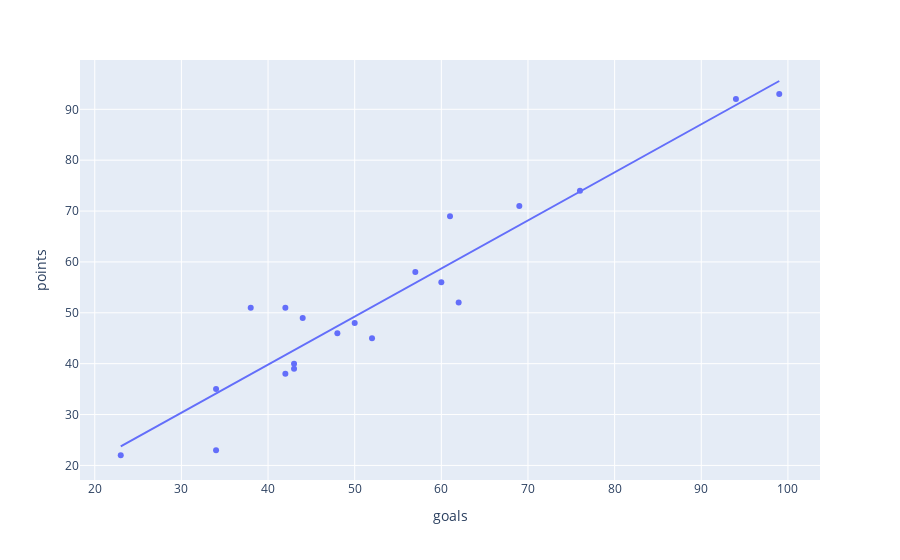

Write notebook code for a chart like this one.
### Markdown cell above
## Visualize data with scatter plot

### Code cell
import plotly.express as px

px.scatter(df, x='goals', y='points', trendline='ols')

### Figure 1 — Plotly figure (JSON) as saved in the notebook; plotly's stock layout.template omitted (floating-point values rounded to 4 significant figures)
{"data": [{"hovertemplate": "goals=%{x}<br>points=%{y}<extra></extra>", "legendgroup": "", "marker": {"color": "#636efa", "symbol": "circle"}, "mode": "markers", "name": "", "orientation": "v", "showlegend": false, "type": "scatter", "x": [99, 94, 76, 69, 61, 57, 60, 62, 42, 38, 44, 50, 48, 52, 43, 43, 42, 34, 34, 23], "xaxis": "x", "y": [93, 92, 74, 71, 69, 58, 56, 52, 51, 51, 49, 48, 46, 45, 40, 39, 38, 35, 23, 22], "yaxis": "y"}, {"hovertemplate": "<b>OLS trendline</b><br>points = 0.945271 * goals + 1.98071<br>R<sup>2</sup>=0.903610<br><br>goals=%{x}<br>points=%{y} <b>(trend)</b><extra></extra>", "legendgroup": "", "marker": {"color": "#636efa", "symbol": "circle"}, "mode": "lines", "name": "", "showlegend": false, "type": "scatter", "x": [23, 34, 34, 38, 42, 42, 43, 43, 44, 48, 50, 52, 57, 60, 61, 62, 69, 76, 94, 99], "xaxis": "x", "y": [23.72, 34.12, 34.12, 37.9, 41.68, 41.68, 42.63, 42.63, 43.57, 47.35, 49.24, 51.13, 55.86, 58.7, 59.64, 60.59, 67.2, 73.82, 90.84, 95.56], "yaxis": "y"}], "layout": {"legend": {"tracegroupgap": 0}, "margin": {"t": 60}, "xaxis": {"anchor": "y", "domain": [0, 1], "title": {"text": "goals"}}, "yaxis": {"anchor": "x", "domain": [0, 1], "title": {"text": "points"}}}}
